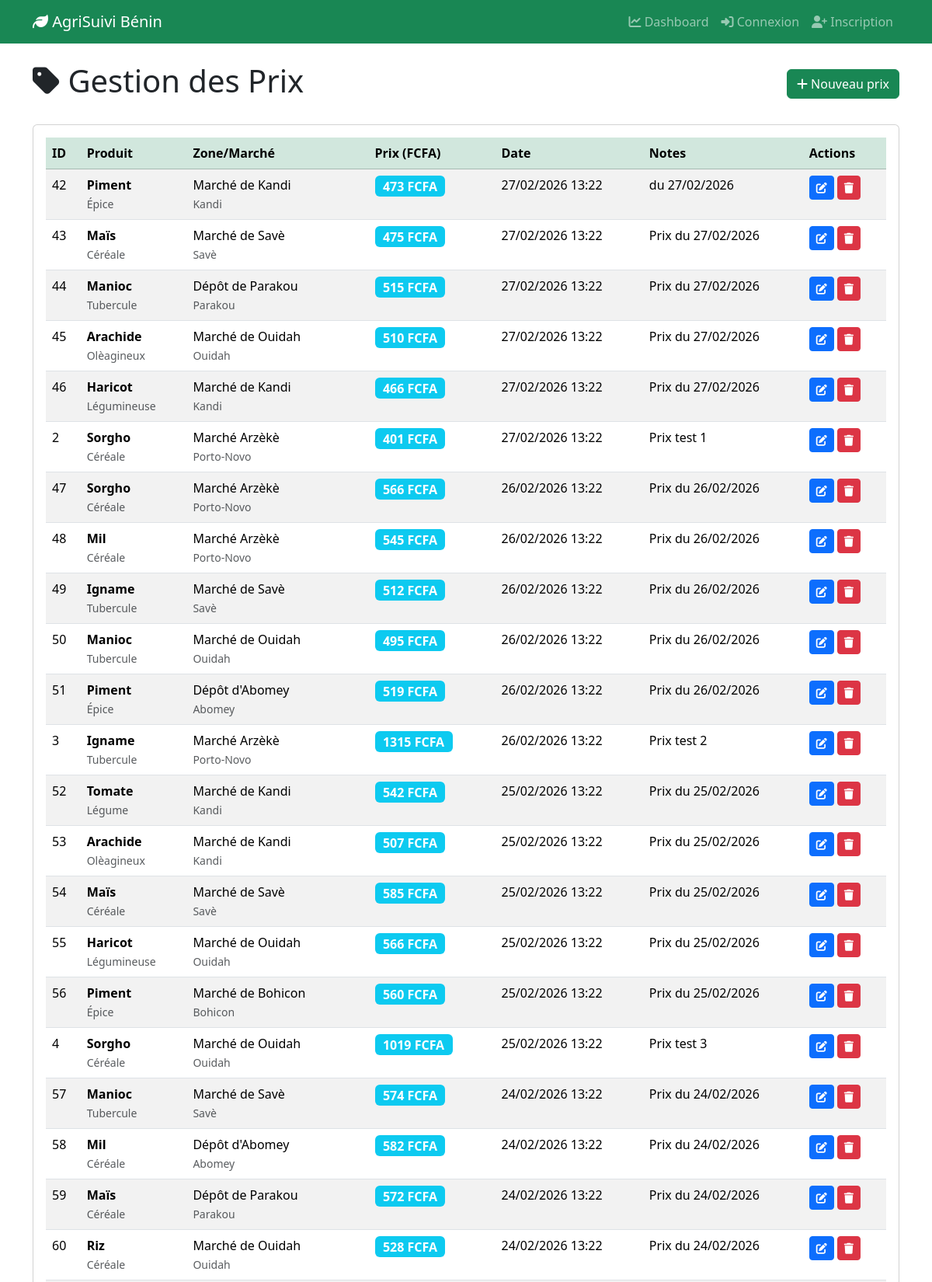
Screenshot of /prices (signed in, upper part) with the database file from the repository.
### models.py (models this page shows)
class Price(Base):
    __tablename__ = "prices"
    id = Column(Integer, primary_key=True, index=True)
    product_id = Column(Integer, ForeignKey("products.id"))
    zone_id = Column(Integer, ForeignKey("zones.id"))
    price = Column(Float)
    date = Column(DateTime, default=datetime.now)
    notes = Column(Text, nullable=True)
    created_by = Column(Integer, ForeignKey("users.id"), nullable=True)
    product = relationship("Product", back_populates="prices")
    zone = relationship("Zone", back_populates="prices")
    creator = relationship("User")

class Product(Base):
    __tablename__ = "products"
    id = Column(Integer, primary_key=True, index=True)
    name = Column(String(100), index=True)
    category = Column(String(50))
    unit = Column(String(20))
    description = Column(Text, nullable=True)
    created_at = Column(DateTime, default=datetime.now)
    created_by = Column(Integer, ForeignKey("users.id"), nullable=True)
    stocks = relationship("Stock", back_populates="product")
    prices = relationship("Price", back_populates="product")
    creator = relationship("User")

class Zone(Base):
    __tablename__ = "zones"
    id = Column(Integer, primary_key=True, index=True)
    name = Column(String(100), index=True)
    type = Column(String(50))
    department = Column(String(50))
    city = Column(String(100))
    created_at = Column(DateTime, default=datetime.now)
    stocks = relationship("Stock", back_populates="zone")
    prices = relationship("Price", back_populates="zone")

### main.py (the view)
@app.get("/prices")
async def list_prices(request: Request, db: Session = Depends(get_db)):
    user = getattr(request.state, 'user', None)
    if not user:
        return RedirectResponse(url="/login", status_code=303)
    prices = db.query(models.Price).order_by(models.Price.date.desc()).all()
    return templates.TemplateResponse(
        "prices/list.html",
        {"request": request, "prices": prices}
    )

### templates/prices/list.html (shortened to what this page needs)
{% extends "base.html" %}
{% block content %}
<div class="d-flex justify-content-between align-items-center mb-4">
    <h1><i class="fas fa-tag"></i> Gestion des Prix</h1>
    <a href="/prices/add" class="btn btn-success">
        <i class="fas fa-plus"></i> Nouveau prix
    </a>
</div>
<div class="card">
    <div class="card-body">
        <div class="table-responsive">
            <table class="table table-striped table-hover">
                <thead class="table-success">
                    <tr>
                        <th>ID</th>
                        <th>Produit</th>
                        <th>Zone/Marché</th>
                        <th>Prix (FCFA)</th>
                        <th>Date</th>
                        <th>Notes</th>
                        <th>Actions</th>
                    </tr>
                </thead>
                <tbody>
                    {% for price in prices %}
                    <tr>
                        <td>{{ price.id }}</td>
                        <td>
                            <strong>{{ price.product.name }}</strong><br>
                            <small class="text-muted">{{ price.product.category }}</small>
                        </td>
                        <td>
                            {{ price.zone.name }}<br>
                            <small class="text-muted">{{ price.zone.city }}</small>
                        </td>
                        <td>
                            <span class="badge bg-info fs-6">
                                {{ "%.0f"|format(price.price) }} FCFA
                            </span>
                        </td>
                        <td>{{ price.date.strftime('%d/%m/%Y %H:%M') }}</td>
                        <td>{{ price.notes or '-' }}</td>
                        <td>
                            <a href="/prices/edit/{{ price.id }}" class="btn btn-sm btn-primary" title="Modifier">
                                <i class="fas fa-edit"></i>
                            </a>
                            <a href="/prices/delete/{{ price.id }}" class="btn btn-sm btn-danger"
                               onclick="return confirm('Supprimer ce prix ?')" title="Supprimer">
                                <i class="fas fa-trash"></i>
                            </a>
                        </td>
                    </tr>
                    {% else %}
                    <tr>
                        <td colspan="7" class="text-center">Aucun prix enregistré</td>
                    </tr>
                    {% endfor %}
                </tbody>
            </table>
        </div>
    </div>
</div>
{% endblock %}

### rows the page displays
Price: id "42", product.name "Piment", product.category "Épice", zone.name "Marché de Kandi", zone.city "Kandi", price "473", date "27/02/2026 13:22", notes "du 27/02/2026"
Price: id "43", product.name "Maïs", product.category "Céréale", zone.name "Marché de Savè", zone.city "Savè", price "475", date "27/02/2026 13:22", notes "Prix du 27/02/2026"
Price: id "44", product.name "Manioc", product.category "Tubercule", zone.name "Dépôt de Parakou", zone.city "Parakou", price "515", date "27/02/2026 13:22", notes "Prix du 27/02/2026"
Price: id "45", product.name "Arachide", product.category "Olèagineux", zone.name "Marché de Ouidah", zone.city "Ouidah", price "510", date "27/02/2026 13:22", notes "Prix du 27/02/2026"
Price: id "46", product.name "Haricot", product.category "Légumineuse", zone.name "Marché de Kandi", zone.city "Kandi", price "466", date "27/02/2026 13:22", notes "Prix du 27/02/2026"
Price: id "2", product.name "Sorgho", product.category "Céréale", zone.name "Marché Arzèkè", zone.city "Porto-Novo", price "401", date "27/02/2026 13:22", notes "Prix test 1"
Price: id "47", product.name "Sorgho", product.category "Céréale", zone.name "Marché Arzèkè", zone.city "Porto-Novo", price "566", date "26/02/2026 13:22", notes "Prix du 26/02/2026"
Price: id "48", product.name "Mil", product.category "Céréale", zone.name "Marché Arzèkè", zone.city "Porto-Novo", price "545", date "26/02/2026 13:22", notes "Prix du 26/02/2026"
Price: id "49", product.name "Igname", product.category "Tubercule", zone.name "Marché de Savè", zone.city "Savè", price "512", date "26/02/2026 13:22", notes "Prix du 26/02/2026"
Price: id "50", product.name "Manioc", product.category "Tubercule", zone.name "Marché de Ouidah", zone.city "Ouidah", price "495", date "26/02/2026 13:22", notes "Prix du 26/02/2026"
Price: id "51", product.name "Piment", product.category "Épice", zone.name "Dépôt d'Abomey", zone.city "Abomey", price "519", date "26/02/2026 13:22", notes "Prix du 26/02/2026"
Price: id "3", product.name "Igname", product.category "Tubercule", zone.name "Marché Arzèkè", zone.city "Porto-Novo", price "1315", date "26/02/2026 13:22", notes "Prix test 2"
Price: id "52", product.name "Tomate", product.category "Légume", zone.name "Marché de Kandi", zone.city "Kandi", price "542", date "25/02/2026 13:22", notes "Prix du 25/02/2026"
Price: id "53", product.name "Arachide", product.category "Olèagineux", zone.name "Marché de Kandi", zone.city "Kandi", price "507", date "25/02/2026 13:22", notes "Prix du 25/02/2026"
Price: id "54", product.name "Maïs", product.category "Céréale", zone.name "Marché de Savè", zone.city "Savè", price "585", date "25/02/2026 13:22", notes "Prix du 25/02/2026"
Price: id "55", product.name "Haricot", product.category "Légumineuse", zone.name "Marché de Ouidah", zone.city "Ouidah", price "566", date "25/02/2026 13:22", notes "Prix du 25/02/2026"
Price: id "56", product.name "Piment", product.category "Épice", zone.name "Marché de Bohicon", zone.city "Bohicon", price "560", date "25/02/2026 13:22", notes "Prix du 25/02/2026"
Price: id "4", product.name "Sorgho", product.category "Céréale", zone.name "Marché de Ouidah", zone.city "Ouidah", price "1019", date "25/02/2026 13:22", notes "Prix test 3"
Price: id "57", product.name "Manioc", product.category "Tubercule", zone.name "Marché de Savè", zone.city "Savè", price "574", date "24/02/2026 13:22", notes "Prix du 24/02/2026"
Price: id "58", product.name "Mil", product.category "Céréale", zone.name "Dépôt d'Abomey", zone.city "Abomey", price "582", date "24/02/2026 13:22", notes "Prix du 24/02/2026"
Price: id "59", product.name "Maïs", product.category "Céréale", zone.name "Dépôt de Parakou", zone.city "Parakou", price "572", date "24/02/2026 13:22", notes "Prix du 24/02/2026"
Price: id "60", product.name "Riz", product.category "Céréale", zone.name "Marché de Ouidah", zone.city "Ouidah", price "528", date "24/02/2026 13:22", notes "Prix du 24/02/2026"
